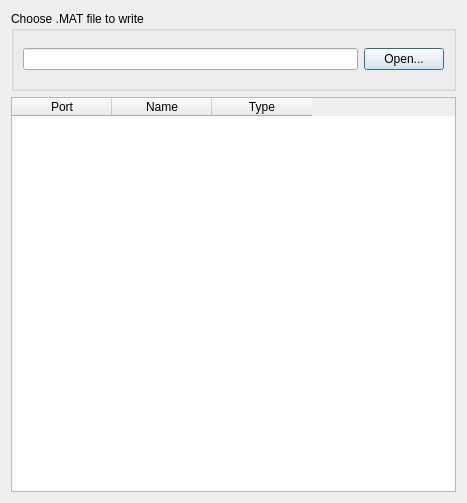
<?xml version="1.0" encoding="UTF-8"?>
<ui version="4.0">
 <class>ExportFieldsToMatlab</class>
 <widget class="QDialog" name="ExportFieldsToMatlab">
  <property name="geometry">
   <rect>
    <x>0</x>
    <y>0</y>
    <width>467</width>
    <height>503</height>
   </rect>
  </property>
  <property name="minimumSize">
   <size>
    <width>467</width>
    <height>503</height>
   </size>
  </property>
  <property name="windowTitle">
   <string>Dialog</string>
  </property>
  <layout class="QVBoxLayout" name="verticalLayout">
   <item>
    <widget class="QGroupBox" name="groupBox">
     <property name="minimumSize">
      <size>
       <width>400</width>
       <height>80</height>
      </size>
     </property>
     <property name="title">
      <string>Choose .MAT file to write</string>
     </property>
     <layout class="QHBoxLayout" name="horizontalLayout">
      <item>
       <widget class="QLineEdit" name="fileNameLineEdit_">
        <property name="minimumSize">
         <size>
          <width>0</width>
          <height>22</height>
         </size>
        </property>
        <property name="dragEnabled">
         <bool>false</bool>
        </property>
        <property name="readOnly">
         <bool>false</bool>
        </property>
       </widget>
      </item>
      <item>
       <widget class="QPushButton" name="openFileButton_">
        <property name="text">
         <string>Open...</string>
        </property>
        <property name="checkable">
         <bool>false</bool>
        </property>
       </widget>
      </item>
     </layout>
    </widget>
   </item>
   <item>
    <widget class="QTableWidget" name="tableWidget">
     <column>
      <property name="text">
       <string>Port</string>
      </property>
     </column>
     <column>
      <property name="text">
       <string>Name</string>
      </property>
     </column>
     <column>
      <property name="text">
       <string>Type</string>
      </property>
     </column>
    </widget>
   </item>
  </layout>
 </widget>
 <resources/>
 <connections/>
</ui>
